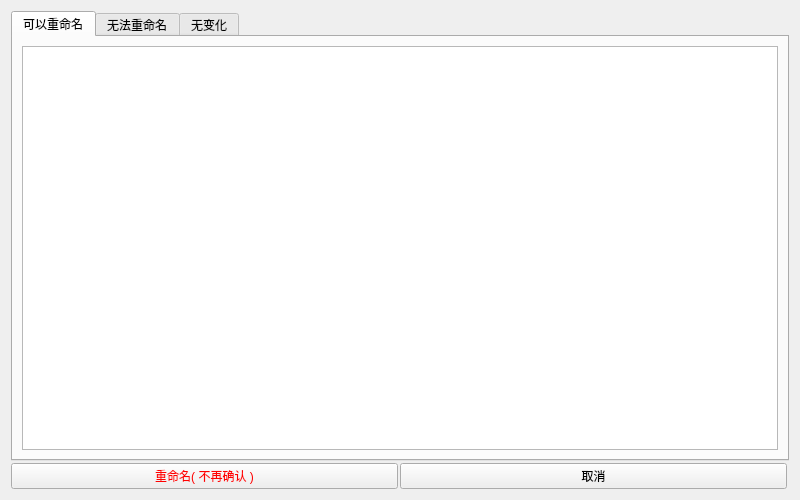
<?xml version="1.0" encoding="UTF-8"?>
<ui version="4.0">
 <class>prevwd</class>
 <widget class="QMainWindow" name="prevwd">
  <property name="windowModality">
   <enum>Qt::ApplicationModal</enum>
  </property>
  <property name="geometry">
   <rect>
    <x>0</x>
    <y>0</y>
    <width>800</width>
    <height>500</height>
   </rect>
  </property>
  <property name="font">
   <font>
    <family>Microsoft YaHei UI</family>
   </font>
  </property>
  <property name="windowTitle">
   <string>重命名结果预览</string>
  </property>
  <widget class="QWidget" name="centralwidget">
   <layout class="QHBoxLayout" name="horizontalLayout_3">
    <item>
     <layout class="QVBoxLayout" name="verticalLayout" stretch="94,6">
      <property name="spacing">
       <number>2</number>
      </property>
      <property name="leftMargin">
       <number>2</number>
      </property>
      <property name="topMargin">
       <number>2</number>
      </property>
      <property name="rightMargin">
       <number>2</number>
      </property>
      <property name="bottomMargin">
       <number>2</number>
      </property>
      <item>
       <widget class="QTabWidget" name="tabWidget">
        <property name="currentIndex">
         <number>0</number>
        </property>
        <widget class="QWidget" name="tab_1">
         <attribute name="title">
          <string>可以重命名</string>
         </attribute>
         <layout class="QHBoxLayout" name="horizontalLayout">
          <item>
           <widget class="QTextEdit" name="textEdit_successful">
            <property name="contextMenuPolicy">
             <enum>Qt::NoContextMenu</enum>
            </property>
            <property name="lineWrapMode">
             <enum>QTextEdit::NoWrap</enum>
            </property>
            <property name="readOnly">
             <bool>true</bool>
            </property>
           </widget>
          </item>
         </layout>
        </widget>
        <widget class="QWidget" name="tab_2">
         <attribute name="title">
          <string>无法重命名</string>
         </attribute>
         <layout class="QHBoxLayout" name="horizontalLayout_4">
          <item>
           <widget class="QTextEdit" name="textEdit_failed">
            <property name="contextMenuPolicy">
             <enum>Qt::NoContextMenu</enum>
            </property>
            <property name="lineWrapMode">
             <enum>QTextEdit::NoWrap</enum>
            </property>
            <property name="readOnly">
             <bool>true</bool>
            </property>
           </widget>
          </item>
         </layout>
        </widget>
        <widget class="QWidget" name="tab_3">
         <attribute name="title">
          <string>无变化</string>
         </attribute>
         <layout class="QHBoxLayout" name="horizontalLayout_5">
          <item>
           <widget class="QTextEdit" name="textEdit_unchanged">
            <property name="contextMenuPolicy">
             <enum>Qt::NoContextMenu</enum>
            </property>
            <property name="lineWrapMode">
             <enum>QTextEdit::NoWrap</enum>
            </property>
            <property name="readOnly">
             <bool>true</bool>
            </property>
           </widget>
          </item>
         </layout>
        </widget>
       </widget>
      </item>
      <item>
       <layout class="QHBoxLayout" name="horizontalLayout_2">
        <property name="spacing">
         <number>2</number>
        </property>
        <property name="rightMargin">
         <number>2</number>
        </property>
        <item>
         <widget class="QPushButton" name="btn_confirm">
          <property name="palette">
           <palette>
            <active>
             <colorrole role="ButtonText">
              <brush brushstyle="SolidPattern">
               <color alpha="255">
                <red>255</red>
                <green>0</green>
                <blue>0</blue>
               </color>
              </brush>
             </colorrole>
            </active>
            <inactive>
             <colorrole role="ButtonText">
              <brush brushstyle="SolidPattern">
               <color alpha="255">
                <red>255</red>
                <green>0</green>
                <blue>0</blue>
               </color>
              </brush>
             </colorrole>
            </inactive>
            <disabled>
             <colorrole role="ButtonText">
              <brush brushstyle="SolidPattern">
               <color alpha="255">
                <red>120</red>
                <green>120</green>
                <blue>120</blue>
               </color>
              </brush>
             </colorrole>
            </disabled>
           </palette>
          </property>
          <property name="text">
           <string>重命名( 不再确认 )</string>
          </property>
         </widget>
        </item>
        <item>
         <widget class="QPushButton" name="btn_cancel">
          <property name="text">
           <string>取消</string>
          </property>
         </widget>
        </item>
       </layout>
      </item>
     </layout>
    </item>
   </layout>
  </widget>
 </widget>
 <resources/>
 <connections/>
</ui>
